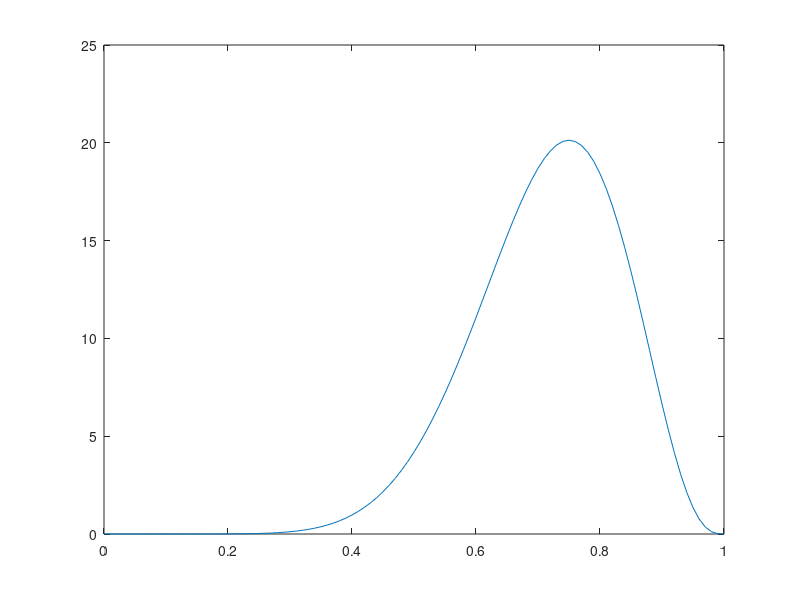

Write MATLAB code to recreate this figure. (Note: this script raises an error after producing the figure.)
%%  Bishop chap 2

%Parametric distrubutions defined by small number of parameters

%binary variables

heads = 0.4;
tails = 0.6;
nn = 100;
rng('shuffle');  % for reproducibility
r = binornd(ones(nn,1),heads);

p1 = sum(r)/length(r)

bar([1,2],[p1,1-p1])

%% Binomial

N = 20;
mu = 0.25;

M = 0:6;

for m = M
   bin(m+1) = (factorial(N)/(factorial(N-m)*factorial(m)) )*(mu^m) *((1-mu)^(N-m));
end

plot(bin)

E = N*mu
varE = N*mu*(1-mu)
var(bin)

%% beta function

N = 20;
MU = 0:0.01:1;


a = 0.1;
b = 0.1;

for ii = 1:length(MU)
   T_ab = gamma(a+b)
   T_a = gamma(a );
   T_b = gamma(b );

   beta(ii) = (T_ab/(T_a+T_b))*(MU(ii)^(a-1)) *((1-MU(ii))^(b-1));
end

plot(MU,beta)

%% beta binomial prior

ph = 0.8;

N = 10;
MU = 0:0.01:1;
m = round ( ph*N );
l = N - m;

a = 2;
b = 2;

for ii = 1:length(MU)
   T_abml = gamma(a+b+l+m)
   T_ma = gamma(a +m);
   T_lb = gamma(b +l);

   beta(ii) = (T_abml/(T_ma+T_lb))*(MU(ii)^(m+a-1)) *((1-MU(ii))^(l+b-1));
end

p_x1 = (m+a)/(m+a+l+b)

plot(MU,beta)

%% Multinomial distributions 

% want to find u_k probabilities for each outcome

%x = [ 0,0,0,1,0,0] 1-of-k scheme
N=50;
k = 6;

x = oneOfK(N,k);

mk = sum(x,1) %number of observations

%maximum likelihood solutions
u_k = -mk/N

plot([1:k],u_k)


%% conditional gaussians (IT WORKS)
nn = 500;

mu1 = [2,3];
sigma1 = [2,0.5;0.5,2];
mu2 = [4,5];
sigma2 = [2,0.5;0.5,2];

%Regular distrubutions
x1 = mvnrnd(mu1,sigma1,nn);
x2 = mvnrnd(mu2,sigma2,nn);

mu1 = mean(x1);
sig1 = cov(x1)
mu2 = mean(x2);
sig2 = cov(x2)

p1 = gaussianProbMVarray(x1, sig1, mu1);
p2 = gaussianProbMVarray(x2, sig2, mu2);

%plot seperate
figure
scatter(x1(:,1),x1(:,2),'r.');
hold on
handle1 = Surface3D(x1(:,1),x1(:,2),p1);
hold on
scatter(x2(:,1),x2(:,2),'b.');
hold on
handle2 = Surface3D(x2(:,1),x2(:,2),p2);
hold off

[mua,mub,sigabbbinv,siga_b] = ConditionalGaussian(x1,x2);
[pa_b] = ConditionalGaussianDist(x2,mua,mub,sigabbbinv,siga_b);

% [cparamLG,csigL,csigin,css] = LinearGaussianTrain(x1,x2);
% [pa_b,cmeany] = LinearGaussianOnline(x1,x2,cparamLG,csigL,csigin,css);

%plot seperate
figure
scatter(x1(:,1),x1(:,2),'r.');
hold on
scatter(x2(:,1),x2(:,2),'b.');
hold on
handle2 = Surface3D(x2(:,1),x2(:,2),pa_b);
hold off

%% linear gaussian using conditionals Page 91 Bishop

noiz = 3;
params = [3;2.5];
range = [1,25];
nn = 500;

xo = linspace(range(1),range(2),nn)';
data = [ones(nn,1), xo];
y = data*params + randn(nn,1)*noiz;

figure
scatter(xo,y)

[mua,mub,sigabbbinv,siga_b] = ConditionalGaussian(data,y);
[PL] = ConditionalGaussianDist(data,mua,mub,sigabbbinv,siga_b);

%Train params
% [paramLG,sigL,sigin,ss] = LinearGaussianTrain(data,y);
% 
% [PL,meany] = LinearGaussianOnline(data,y,paramLG,sigL,sigin,ss);

figure
scatter(xo,y,'b.')
hold on
% plot(xo,meany,'r-')
% hold on
handle2 = Surface3D(xo,y,PL);
hold off


% %Now do it for grid
% limz = [min(xo),min(y); max(xo),max(y)];
% xlin = linspace(limz(1,1),limz(2,1),50)';
% ylin = linspace(limz(1,2),limz(2,2),50)';
% [XG,YG] = meshgrid(xlin,ylin);
% data2 = [ones(length(XG(:)),1), XG(:)];
% Y2 = YG(:);
% 
% [PLG,meanyg] = LinearGaussianOnline(data2,Y2,paramLG,sigL,sigin,ss);
% 
% figure
% scatter(xo,y,'b.')
% hold on
% plot(xo,meany,'r-')
% hold on
% handle3 = Surface3D(XG(:),Y2,PLG);
% hold off

%% linear gaussian for cube functions

noiz = 30;
params = [3;2.5;-0.5;-0.1];
range = [1,25];
nn = 500;

xo = linspace(range(1),range(2),nn)';
data = [ones(nn,1), xo, xo.^2, xo.^3];
y = data*params + randn(nn,1)*noiz;

figure
scatter(xo,y)


[PL,meany] = LinearGaussian(data,y,data,y);

figure
scatter(xo,y,'b.')
hold on
plot(xo,meany,'r-')
hold on
handle2 = Surface3D(xo,y,PL);
hold off

%Now do it for grid
limz = [min(xo),min(y); max(xo),max(y)];
xlin = linspace(limz(1,1),limz(2,1),50)';
ylin = linspace(limz(1,2),limz(2,2),50)';
[XG,YG] = meshgrid(xlin,ylin);
data2 = [ones(length(XG(:)),1), XG(:), XG(:).^2, XG(:).^3];
Y2 = YG(:);

[PLG,meanyg] = LinearGaussian(data,y,data2,Y2);

figure
scatter(xo,y,'b.')
hold on
plot(xo,meany,'r-')
hold on
handle3 = Surface3D(XG(:),Y2,PLG);
hold off


%% 3rd and 4th moments



nn = 100;

if(~exist('xtemp','var') )
    disp('new rand')
    xtemp = randn(nn,2);
end


mu = [4,4];
scale = [3,3];
x0 = [xtemp.*repmat(scale,nn,1) + repmat(mu,nn,1) ];

x1 = [x0(:,1), x0(:,1)*2.5 + randn(nn,1)*2]; %linear

%plot seperate
figure
scatter(x1(:,1),x1(:,2),'r.');
% hold on
% scatter(x2(:,1),x2(:,2),'b.');
hold off

%Mean
m1 = moment(x1,1)

%variance
m2 = moment(x1,2)

%Skewness
m3 = moment(x1,3)

%Kurtosis
m4 = moment(x1,4)

